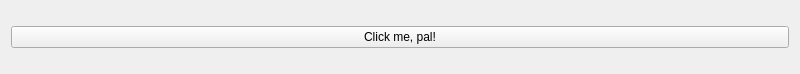
<?xml version="1.0" encoding="UTF-8"?>
<ui version="4.0">
 <class>Widget</class>
 <widget class="QWidget" name="Widget">
  <property name="geometry">
   <rect>
    <x>0</x>
    <y>0</y>
    <width>800</width>
    <height>74</height>
   </rect>
  </property>
  <property name="windowTitle">
   <string>Widget</string>
  </property>
  <layout class="QVBoxLayout" name="verticalLayout">
   <item>
    <widget class="QPushButton" name="pushButton">
     <property name="text">
      <string>Click me, pal!</string>
     </property>
    </widget>
   </item>
  </layout>
 </widget>
 <resources/>
 <connections/>
</ui>
